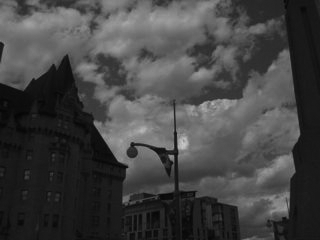
%> input picture ImageProcessing/Enhancement/dark.tif, 320 x 240 px
$ octave hist_equ.m   (GNU Octave 9; MATLAB toolbox functions it lacks are replaced by stand-ins)
%> lines starting %> are read from the running program, lines starting %| are printed output that depends on the picture
% Demo of histogram equalization
img = imread('dark.tif');
%> img is the input picture: size 240x320 uint8; min 3, max 205, mean 67.8
[height, width] = size(img);
%> height = 240; width = 320
numOfPixels = height * width;
%> numOfPixels = 76800
level = 256;

% Calculate frequency histogram and probability histogram
freq = zeros(level, 1);
prob = zeros(level, 1);
for i = 1 : height
    for j = 1 : width
        value = img(i, j);
        freq(value) = freq(value) + 1;
        prob(value) = freq(value) / numOfPixels;
    end
end
%> after the loop, freq = 256 values, max 3337 at index 25, min 0 at index 1, mean 300; prob = 256 values, max 0.0435 at index 25, min 0 at index 1, mean 0.00391

% Calculate culmulative probability histogram
prob_cum = zeros(level, 1);
sum = 0;
for i = 1 : level
    if(i == 1)
        prob_cum(i) = prob(i);
    else
        prob_cum(i) = prob_cum(i - 1) + prob(i);
    end
end
%> after the loop, prob_cum = 256 values from 0 to 1
output = ceil(prob_cum * level) - 1;
%> output = 256 values from -1 to 255
output(output < 0) = 0;

% Calculate new pixel values
newImg = img;
for i = 1 : height
    for j = 1 : width
        newImg(i, j) = output(newImg(i, j));
    end
end
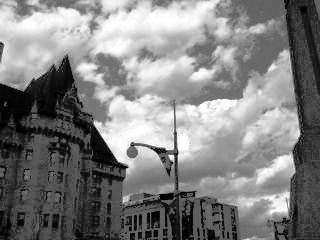
%> newImg: size 240x320 uint8; min 0, max 255, mean 129.1

% Result
subplot(2,2,1), imhist(img);
subplot(2,2,2), imshow(img);
subplot(2,2,3), imhist(newImg);
subplot(2,2,4), imshow(newImg);
%> after `imshow(newImg)`:
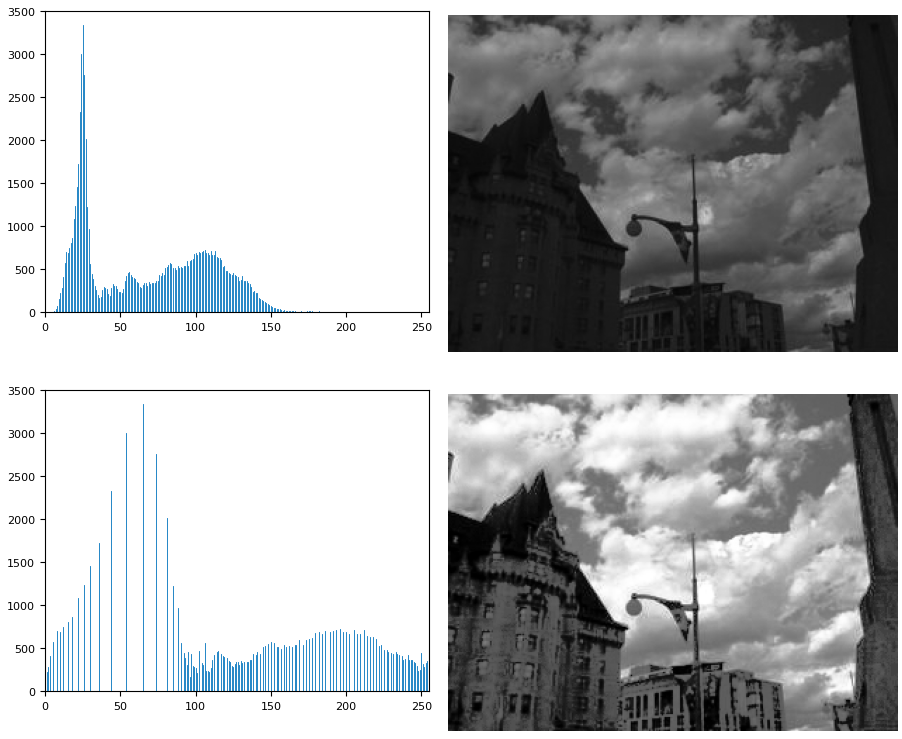
%> figure redrawn from the program's plot data, 4 panels
